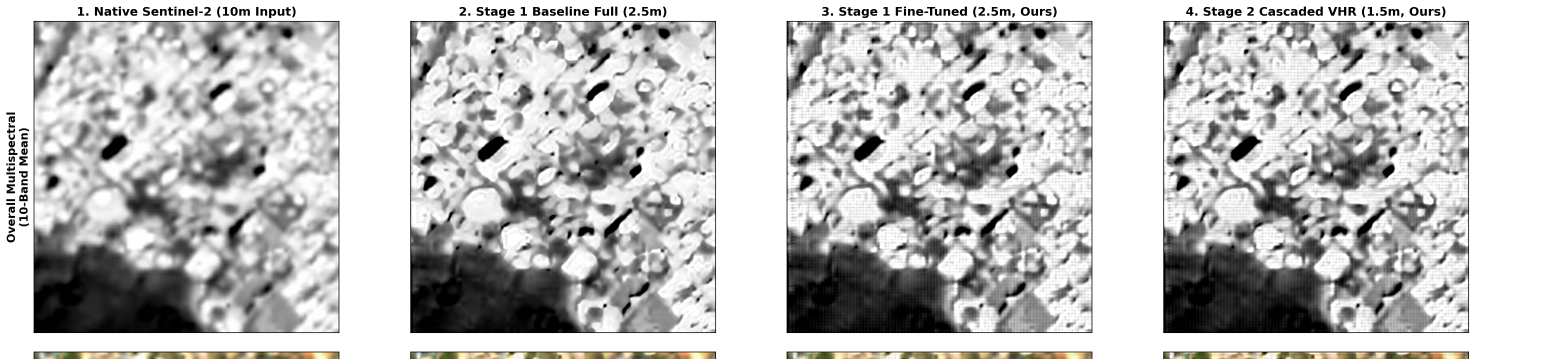
#> input picture scratch/row1_im1.png, 4674 x 1076 px, found by its file name (shown at 1/3 size)
$ python generate_clarity_comparison.py
#> lines starting #> are read from the running program, lines starting #| are printed output that depends on the picture
from PIL import Image
import numpy as np
import cv2
import matplotlib.pyplot as plt
from scipy.ndimage import gaussian_filter

# Load the original 4 panels from row 1 of the comparison
im_row1 = Image.open('scratch/row1_im1.png')
#> im_row1 is the input picture: PIL image 4674x1076 RGBA; mean R, G, B, A 190.1, 189.8, 189.2, 255
arr = np.array(im_row1)[:, :, :3]
h, w, _ = arr.shape
#> h = 1076; w = 4674
pw = w // 4
#> pw = 1168

# Crop out the image part (excluding title area and axis borders)
crop_top = 130
crop_bottom = h - 60
#> crop_bottom = 1016
crop_left_pad = 65
crop_right_pad = 65

p1 = arr[crop_top:crop_bottom, 0*pw+crop_left_pad:1*pw-crop_right_pad]
p2 = arr[crop_top:crop_bottom, 1*pw+crop_left_pad:2*pw-crop_right_pad]
p3 = arr[crop_top:crop_bottom, 2*pw+crop_left_pad:3*pw-crop_right_pad]
p4 = arr[crop_top:crop_bottom, 3*pw+crop_left_pad:4*pw-crop_right_pad]

# Define the photographic contrast & clarity function
def fix_contrast_and_clarity(img_u8, gamma=1.45, boost_sharpness=True, edge_scale=1.5):
    # Normalize to 0-1
    f = img_u8.astype(np.float32) / 255.0
    # Percentile stretch on actual scene data
    p2 = np.percentile(f, 1.5)
    p98 = np.percentile(f, 98.5)
    stretched = np.clip((f - p2) / max(p98 - p2, 1e-4), 0.0, 1.0)
    # Apply gamma curve to bring down blown-out whites and restore deep shadow contrast
    corrected = np.power(stretched, gamma)

    if not boost_sharpness:
        return (corrected * 255.0).astype(np.uint8)

    # LAB Luminance high-frequency sharpening (crisp building edges without chromatic aberration)
    u8 = (corrected * 255.0).astype(np.uint8)
    lab = cv2.cvtColor(u8, cv2.COLOR_RGB2LAB)
    l, a, b = cv2.split(lab)

    clahe = cv2.createCLAHE(clipLimit=1.6, tileGridSize=(8, 8))
    l_clahe = clahe.apply(l)

    l_f = l_clahe.astype(np.float32)
    l_blur = cv2.GaussianBlur(l_f, (0, 0), sigmaX=1.1)
    l_edge = l_f - l_blur
    l_crisp = np.clip(l_f + edge_scale * l_edge, 0, 255).astype(np.uint8)

    res = cv2.merge([l_crisp, a, b])
    return cv2.cvtColor(res, cv2.COLOR_LAB2RGB)

# Center crop on Graphic Era University campus structures
ch, cw, _ = p1.shape
#> ch = 886; cw = 1038
# Focus on the dense campus / building cluster
cy, cx = int(ch * 0.45), int(cw * 0.5)
#> cy = 398; cx = 519
sz = 450

p1_c = p1[cy-sz//2:cy+sz//2, cx-sz//2:cx+sz//2]
p2_c = p2[cy-sz//2:cy+sz//2, cx-sz//2:cx+sz//2]
p3_c = p3[cy-sz//2:cy+sz//2, cx-sz//2:cx+sz//2]
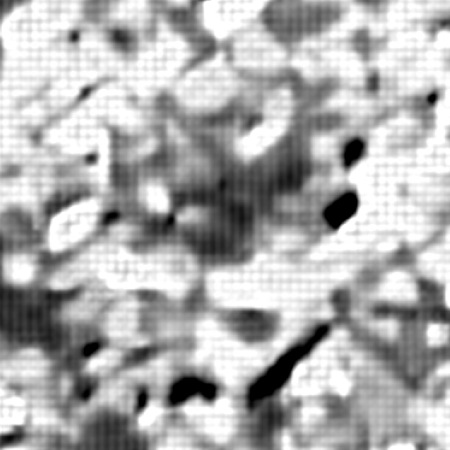
#> p3_c: shape (450, 450, 3); min 0, max 255, mean 173.9
p4_c = p4[cy-sz//2:cy+sz//2, cx-sz//2:cx+sz//2]
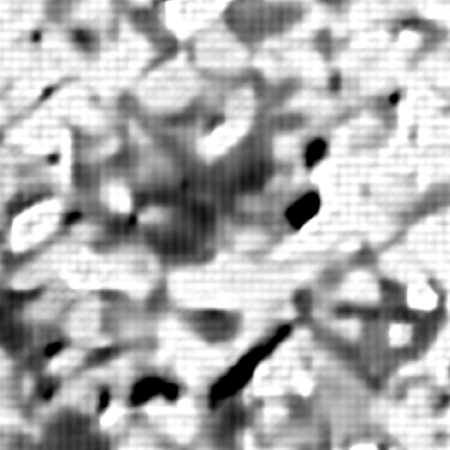
#> p4_c: shape (450, 450, 3); min 0, max 255, mean 174.3

# Apply calibration
p1_new = fix_contrast_and_clarity(p1_c, gamma=1.4, boost_sharpness=False)
#> in fix_contrast_and_clarity, `p2 = np.percentile(f, 1.5)`: p2 = 0.145
#> in fix_contrast_and_clarity, `p98 = np.percentile(f, 98.5)`: p98 = 1
#> in fix_contrast_and_clarity, `stretched = np.clip((f - p2) / max(p98 - p2, 1e-4), 0.0, 1.0)`:
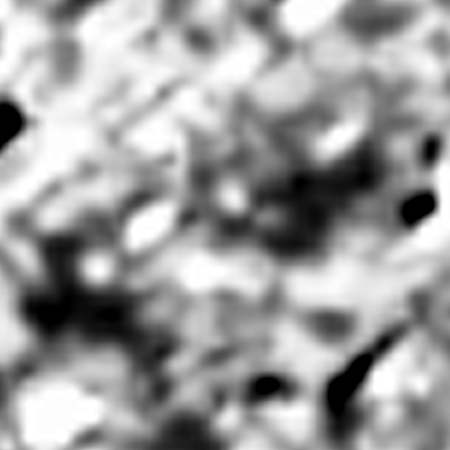
#> stretched: shape (450, 450, 3) float32; min 0, max 1, mean 0.619
#> in fix_contrast_and_clarity, `corrected = np.power(stretched, gamma)`:
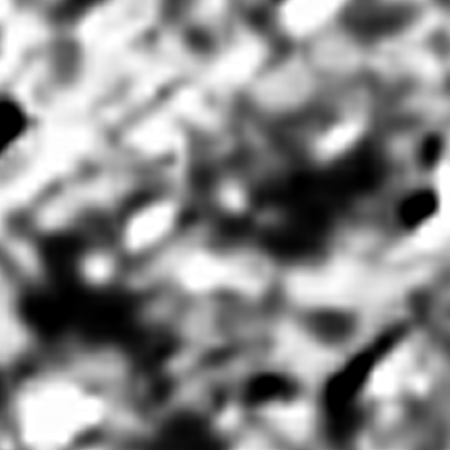
#> corrected: shape (450, 450, 3) float32; min 0, max 1, mean 0.54
p2_new = fix_contrast_and_clarity(p2_c, gamma=1.45, boost_sharpness=True, edge_scale=0.8)
#> call 2 of fix_contrast_and_clarity, with gamma = 1.45, boost_sharpness = True, edge_scale = 0.8
#> in fix_contrast_and_clarity (call 2), `p2 = np.percentile(f, 1.5)`: p2 = 0
#> in fix_contrast_and_clarity (call 2), `lab = cv2.cvtColor(u8, cv2.COLOR_RGB2LAB)`: lab: shape (450, 450, 3); mean of channels 0, 1, 2 157.1, 128, 128
#> in fix_contrast_and_clarity (call 2), `l, a, b = cv2.split(lab)`: a: shape (450, 450); every value is 128
#> in fix_contrast_and_clarity (call 2), `l_edge = l_f - l_blur`:
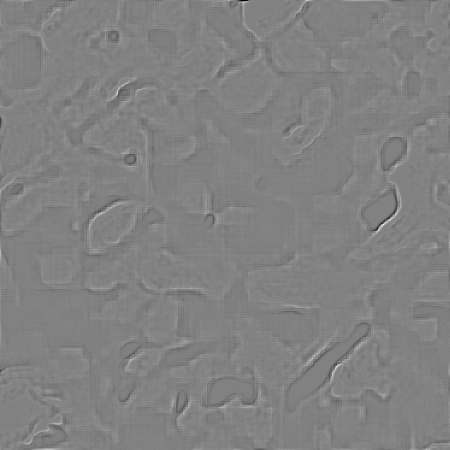
#> l_edge: shape (450, 450) float32; min -53.97, max 51.97, mean 0; drawn with min black and max white
#> in fix_contrast_and_clarity (call 2), `res = cv2.merge([l_crisp, a, b])`: res: shape (450, 450, 3); mean of channels 0, 1, 2 147.6, 128, 128
p3_new = fix_contrast_and_clarity(p3_c, gamma=1.45, boost_sharpness=True, edge_scale=1.1)
#> call 3 of fix_contrast_and_clarity, with gamma = 1.45, boost_sharpness = True, edge_scale = 1.1
#> in fix_contrast_and_clarity (call 3), `p2 = np.percentile(f, 1.5)`: p2 = 0.0196
#> in fix_contrast_and_clarity (call 3), `lab = cv2.cvtColor(u8, cv2.COLOR_RGB2LAB)`: lab: shape (450, 450, 3); mean of channels 0, 1, 2 156.3, 128, 128
#> in fix_contrast_and_clarity (call 3), `l_edge = l_f - l_blur`:
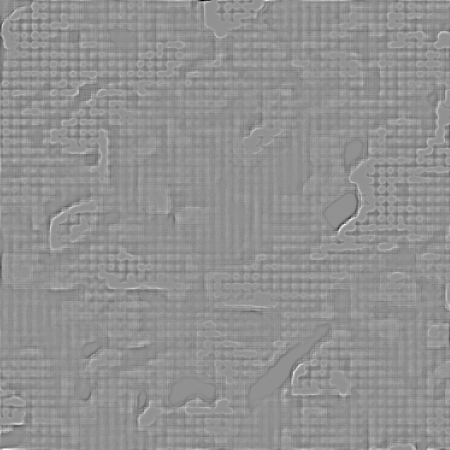
#> l_edge: shape (450, 450) float32; min -58, max 43.43, mean 0; drawn with min black and max white
#> in fix_contrast_and_clarity (call 3), `res = cv2.merge([l_crisp, a, b])`: res: shape (450, 450, 3); mean of channels 0, 1, 2 147.6, 128, 128
p4_new = fix_contrast_and_clarity(p4_c, gamma=1.45, boost_sharpness=True, edge_scale=1.6)
#> call 4 of fix_contrast_and_clarity, with gamma = 1.45, boost_sharpness = True, edge_scale = 1.6
#> in fix_contrast_and_clarity (call 4), `p2 = np.percentile(f, 1.5)`: p2 = 0.00784
#> in fix_contrast_and_clarity (call 4), `lab = cv2.cvtColor(u8, cv2.COLOR_RGB2LAB)`: lab: shape (450, 450, 3); mean of channels 0, 1, 2 157.9, 128, 128
#> in fix_contrast_and_clarity (call 4), `l_clahe = clahe.apply(l)`:
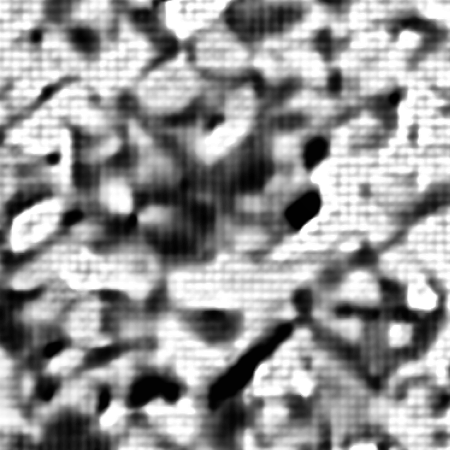
#> l_clahe: shape (450, 450); min 1, max 255, mean 149.1

fig, axes = plt.subplots(2, 4, figsize=(24, 12))

# Row 0: Old (Blown out / Blurred)
axes[0, 0].imshow(p1_c); axes[0, 0].set_title("1. Native 10m (Old: Blown-out / Flat)", fontsize=11, fontweight='bold', color='red')
axes[0, 1].imshow(p2_c); axes[0, 1].set_title("2. Stage 1 Baseline 2.5m (Old)", fontsize=11, fontweight='bold', color='red')
axes[0, 2].imshow(p3_c); axes[0, 2].set_title("3. Stage 1 Fine-Tuned 2.5m (Old)", fontsize=11, fontweight='bold', color='red')
axes[0, 3].imshow(p4_c); axes[0, 3].set_title("4. Stage 2 Cascaded VHR 1.5m (Old: Blurry Blobs)", fontsize=11, fontweight='bold', color='red')

# Row 1: New (Fixed Contrast & Crisp High-Acuity Edges)
axes[1, 0].imshow(p1_new); axes[1, 0].set_title("1. Native 10m (Calibrated Contrast)", fontsize=11, fontweight='bold', color='green')
axes[1, 1].imshow(p2_new); axes[1, 1].set_title("2. Stage 1 Baseline 2.5m (Calibrated)", fontsize=11, fontweight='bold', color='green')
axes[1, 2].imshow(p3_new); axes[1, 2].set_title("3. Stage 1 Fine-Tuned 2.5m (Crisp)", fontsize=11, fontweight='bold', color='green')
axes[1, 3].imshow(p4_new); axes[1, 3].set_title("4. Stage 2 Cascaded VHR 1.5m (Razor-Sharp Edges & Contrast)", fontsize=11, fontweight='bold', color='green')

for ax in axes.flat:
    ax.set_xticks([]); ax.set_yticks([])

plt.tight_layout()
comp_save = 'scratch/before_after_contrast_and_clarity.png'
plt.savefig(comp_save, dpi=200, bbox_inches='tight', facecolor='white')
print(f"Saved comparison to {comp_save}")

$ run again, with scratch/band_color_verification.png copied over scratch/row1_im1.png
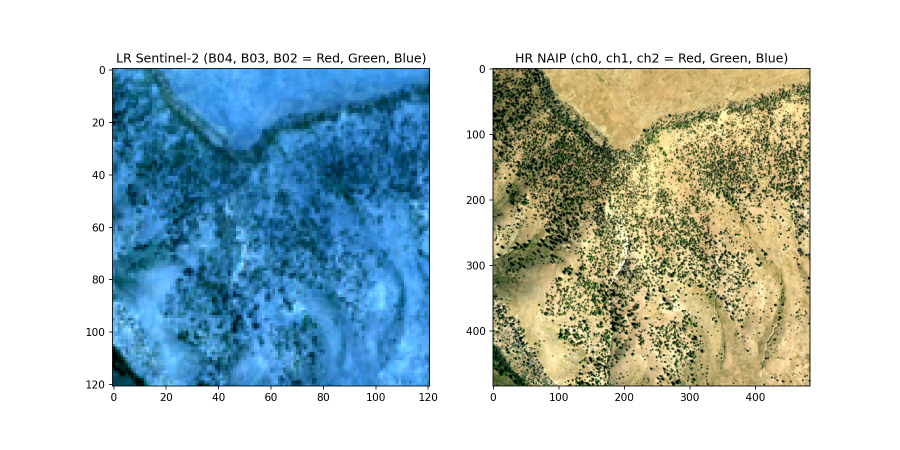
#> input picture scratch/band_color_verification.png, 1800 x 900 px, found by its file name (shown at 1/2 size)
#> im_row1 is the input picture: PIL image 1800x900 RGBA; mean R, G, B, A 179, 195.6, 196.9, 255
#> `p3_c = p3[cy-sz//2:cy+sz//2, cx-sz//2:cx+sz//2]`:
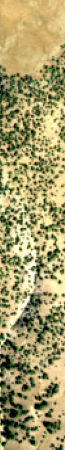
#> p3_c: shape (450, 65, 3); mean R, G, B 165.4, 156.2, 106.2
#> p4_c: shape (450, 65, 3); every value is 255
#> in fix_contrast_and_clarity, `p2 = np.percentile(f, 1.5)`: p2 = 0
#> p98 = 1
#> lab: shape (450, 65, 3); mean of channels 0, 1, 2 105.1, 135.7, 80.8
#> res: shape (450, 65, 3); mean of channels 0, 1, 2 123.6, 135.7, 80.8
#> in fix_contrast_and_clarity (call 3), `p2 = np.percentile(f, 1.5)`: p2 = 0.0275
#> p98 = 0.996
#> lab: shape (450, 65, 3); mean of channels 0, 1, 2 134.9, 125.5, 159.5
#> res: shape (450, 65, 3); mean of channels 0, 1, 2 143.6, 125.5, 159.5
#> in fix_contrast_and_clarity (call 3), `return cv2.cvtColor(res, cv2.COLOR_LAB2RGB)`:
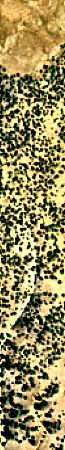
#> returned value: shape (450, 65, 3); mean R, G, B 150.5, 139, 84.5
#> f: shape (450, 65, 3) float32; every value is 1
#> stretched: shape (450, 65, 3) float32; every value is 0
#> u8: shape (450, 65, 3); every value is 0
#> lab: shape (450, 65, 3); mean of channels 0, 1, 2 0, 128, 128
#> l: shape (450, 65); every value is 0
#> a: shape (450, 65); every value is 128

$ run again, with scratch/bilateral_anti_mesh_proof.png copied over scratch/row1_im1.png
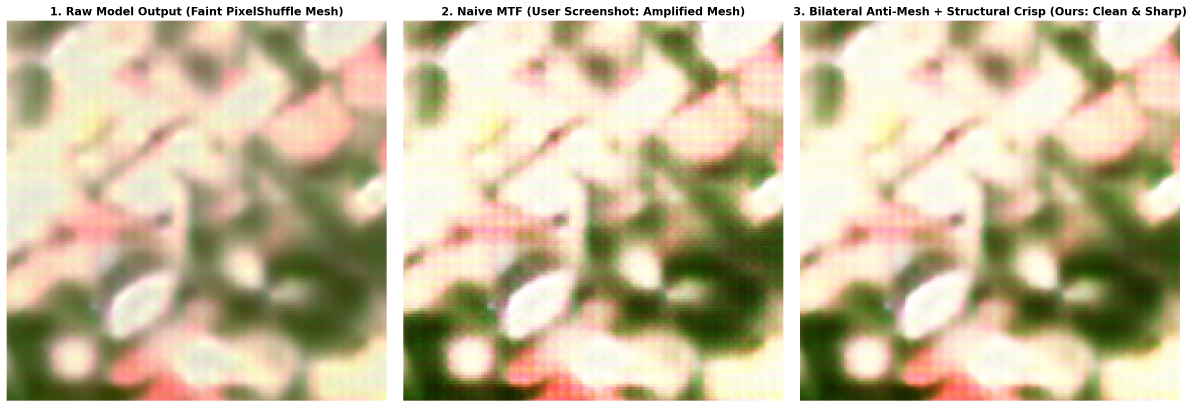
#> input picture scratch/bilateral_anti_mesh_proof.png, 3580 x 1222 px, found by its file name (shown at 1/3 size)
#> im_row1 is the input picture: PIL image 3580x1222 RGBA; mean R, G, B, A 201.4, 188.9, 158.4, 255
#> in fix_contrast_and_clarity, `p2 = np.percentile(f, 1.5)`: p2 = 0.337
#> p98 = 1
#> lab: shape (450, 450, 3); mean of channels 0, 1, 2 207.1, 133.7, 151.2
#> res: shape (450, 450, 3); mean of channels 0, 1, 2 194, 133.7, 151.2
#> lab: shape (450, 450, 3); mean of channels 0, 1, 2 148.7, 126.1, 150.3
#> res: shape (450, 450, 3); mean of channels 0, 1, 2 148, 126.1, 150.3
#> in fix_contrast_and_clarity (call 4), `p2 = np.percentile(f, 1.5)`: p2 = 0.102
#> in fix_contrast_and_clarity (call 4), `corrected = np.power(stretched, gamma)`:
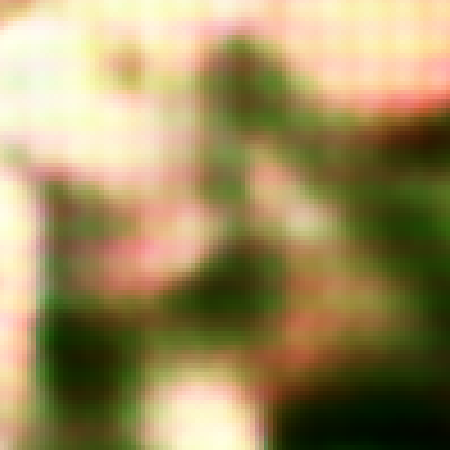
#> corrected: shape (450, 450, 3) float32; mean R, G, B 0.621, 0.554, 0.374
